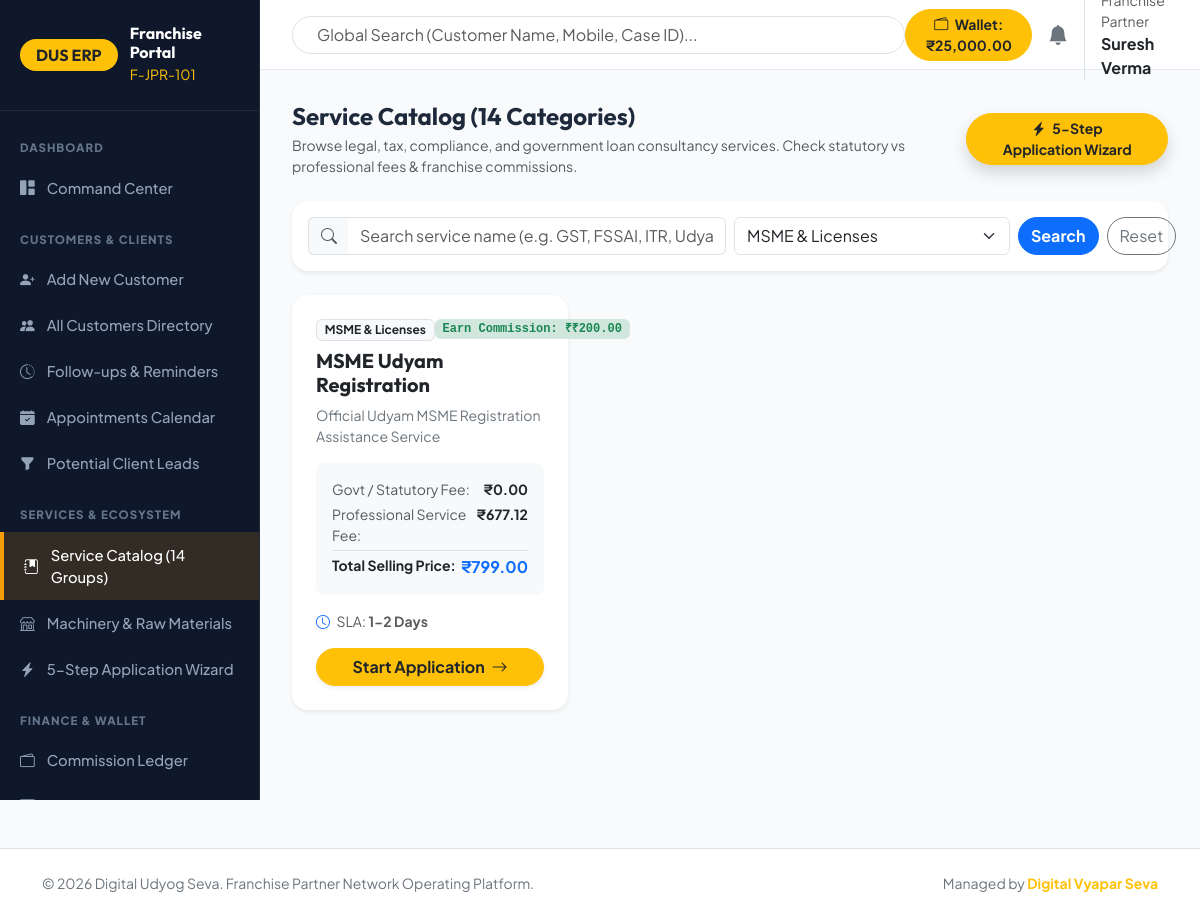
/franchise/service_catalog.php?category_id=3 (signed in), run on the app's committed database.
### tables this page shows
CREATE TABLE IF NOT EXISTS `franchises` (
  `id` INT AUTO_INCREMENT PRIMARY KEY,
  `franchise_code` VARCHAR(50) UNIQUE NOT NULL,
  `user_id` INT UNIQUE NOT NULL,
  `franchise_type_id` INT NULL,
  `owner_name` VARCHAR(150) NOT NULL,
  `business_name` VARCHAR(200) NOT NULL,
  `mobile` VARCHAR(20) NOT NULL,
  `email` VARCHAR(150) NOT NULL,
  `pan` VARCHAR(20) DEFAULT NULL,
  `aadhaar_masked` VARCHAR(20) DEFAULT NULL,
  `gstin` VARCHAR(20) DEFAULT NULL,
  `address` TEXT,
  `state` VARCHAR(100) NOT NULL,
  `district` VARCHAR(100) NOT NULL,
  `city` VARCHAR(100) NOT NULL,
  `pincode` VARCHAR(10) NOT NULL,
  `security_amount` DECIMAL(12,2) DEFAULT 0.00,
  `wallet_balance` DECIMAL(12,2) DEFAULT 25000.00,
  `status` ENUM('pending', 'approved', 'suspended', 'rejected') DEFAULT 'approved',
  `created_at` TIMESTAMP DEFAULT CURRENT_TIMESTAMP,
  FOREIGN KEY (`user_id`) REFERENCES `users`(`id`) ON DELETE CASCADE,
  FOREIGN KEY (`franchise_type_id`) REFERENCES `franchise_types`(`id`) ON DELETE SET NULL
);

CREATE TABLE IF NOT EXISTS `services` (
  `id` INT AUTO_INCREMENT PRIMARY KEY,
  `category_id` INT NOT NULL,
  `name` VARCHAR(200) NOT NULL,
  `slug` VARCHAR(200) UNIQUE NOT NULL,
  `short_description` VARCHAR(255) DEFAULT NULL,
  `description` TEXT,
  `govt_fee` DECIMAL(10,2) DEFAULT 0.00,
  `prof_fee` DECIMAL(10,2) DEFAULT 0.00,
  `gst_rate` DECIMAL(5,2) DEFAULT 18.00,
  `final_price` DECIMAL(10,2) NOT NULL,
  `franchise_price` DECIMAL(10,2) DEFAULT 0.00,
  `franchise_commission_type` ENUM('fixed', 'percent') DEFAULT 'fixed',
  `franchise_commission_value` DECIMAL(10,2) DEFAULT 0.00,
  `processing_time` VARCHAR(100) DEFAULT '3-5 Business Days',
  `required_docs` TEXT,
  `status` ENUM('active', 'inactive') DEFAULT 'active',
  `created_at` TIMESTAMP DEFAULT CURRENT_TIMESTAMP,
  FOREIGN KEY (`category_id`) REFERENCES `service_categories`(`id`) ON DELETE CASCADE
);

CREATE TABLE IF NOT EXISTS `service_categories` (
  `id` INT AUTO_INCREMENT PRIMARY KEY,
  `name` VARCHAR(150) NOT NULL,
  `slug` VARCHAR(150) UNIQUE NOT NULL,
  `icon` VARCHAR(100) DEFAULT 'bi-box',
  `description` TEXT,
  `sort_order` INT DEFAULT 0,
  `status` ENUM('active', 'inactive') DEFAULT 'active'
);

### includes/helpers.php (called while the page is built, shortened)
<?php
function format_inr($amount) {
    return '₹' . number_format((float)$amount, 2, '.', ',');
}

### franchise/service_catalog.php (the view, shortened to what this page needs)
<?php
$active_menu = "catalog";
require_once __DIR__ . '/includes/franchise_header.php';
global $pdo;
$q = trim($_GET['q'] ?? '');
$cat_id = $_GET['category_id'] ?? '';
$categories = $pdo->query("SELECT * FROM service_categories WHERE status = 'active' ORDER BY sort_order ASC")->fetchAll();
$where = ["s.status = 'active'"];
$params = [];
if (!empty($cat_id)) {
    $where[] = "s.category_id = ?";
    $params[] = (int)$cat_id;
}
$where_sql = "WHERE " . implode(" AND ", $where);
$services = $pdo->prepare("SELECT s.*, sc.name AS category_name FROM services s JOIN service_categories sc ON s.category_id = sc.id {$where_sql} ORDER BY sc.sort_order ASC, s.name ASC");
$services->execute($params);
$catalog = $services->fetchAll();
?>
<div class="d-flex justify-content-between align-items-center mb-4">
    <div>
        <h4 class="font-heading fw-bold mb-1">Service Catalog (14 Categories)</h4>
        <p class="text-muted small mb-0">Browse legal, tax, compliance, and government loan consultancy services. Check statutory vs professional fees & franchise commissions.</p>
    </div>
    <a href="new_application.php" class="btn btn-warning btn-sm rounded-pill fw-bold text-dark px-4 shadow">
        <i class="bi bi-lightning-charge-fill me-1"></i> 5-Step Application Wizard
    </a>
</div>
<div class="card border-0 shadow-sm rounded-4 p-3 bg-white mb-4">
    <form action="" method="GET" class="row g-2 align-items-center">
        <div class="col-md-6">
            <div class="input-group">
                <span class="input-group-text bg-light border-end-0"><i class="bi bi-search text-muted"></i></span>
                <input type="text" name="q" class="form-control border-start-0" placeholder="Search service name (e.g. GST, FSSAI, ITR, Udyam)..." value="<?php echo htmlspecialchars($q); ?>">
            </div>
        </div>
        <div class="col-md-4">
            <select name="category_id" class="form-select">
                <?php foreach ($categories as $cat): ?>
                    <option value="<?php echo $cat['id']; ?>" <?php echo $cat_id == $cat['id'] ? 'selected' : ''; ?>>
                        <?php echo htmlspecialchars($cat['name']); ?>
                    </option>
                <?php endforeach; ?>
            </select>
        </div>
        <div class="col-md-2 d-flex gap-2">
            <button type="submit" class="btn btn-primary rounded-pill w-100 fw-bold">Search</button>
            <a href="service_catalog.php" class="btn btn-outline-secondary rounded-pill w-100">Reset</a>
        </div>
    </form>
</div>
<div class="row g-4 mb-4">
    <?php if (empty($catalog)): ?>
        <div class="col-12"><div class="alert alert-info fw-bold text-center">No services found matching current search.</div></div>
    <?php else: ?>
        <?php foreach ($catalog as $srv): ?>
            <div class="col-xl-4 col-md-6">
                <div class="card border-0 shadow-sm rounded-4 p-4 bg-white h-100 d-flex flex-column justify-content-between">
                    <div>
                        <div class="d-flex justify-content-between align-items-start mb-2">
                            <span class="badge bg-light text-dark border fs-7"><?php echo htmlspecialchars($srv['category_name']); ?></span>
                            <span class="badge bg-success-subtle text-success font-monospace fw-bold fs-7">
                                Earn Commission: ₹<?php echo format_inr($srv['franchise_commission_value']); ?>
                            </span>
                        </div>
                        <h5 class="font-heading fw-bold text-dark mb-2"><?php echo htmlspecialchars($srv['name']); ?></h5>
                        <p class="text-secondary small mb-3"><?php echo htmlspecialchars($srv['short_description']); ?></p>
                        <div class="bg-light p-3 rounded-3 mb-3 small">
                            <div class="d-flex justify-content-between mb-1">
                                <span class="text-muted">Govt / Statutory Fee:</span>
                                <span class="fw-bold text-dark"><?php echo format_inr($srv['govt_fee']); ?></span>
                            </div>
                            <div class="d-flex justify-content-between mb-1">
                                <span class="text-muted">Professional Service Fee:</span>
                                <span class="fw-bold text-dark"><?php echo format_inr($srv['prof_fee']); ?></span>
                            </div>
                            <div class="d-flex justify-content-between border-top pt-1 mt-1">
                                <span class="fw-bold text-dark">Total Selling Price:</span>
                                <strong class="text-primary fs-6"><?php echo format_inr($srv['final_price']); ?></strong>
                            </div>
                        </div>
                        <div class="small text-muted mb-3">
                            <i class="bi bi-clock me-1 text-primary"></i> SLA: <strong><?php echo htmlspecialchars($srv['processing_time']); ?></strong>
                        </div>
                    </div>
                    <a href="new_application.php?service_id=<?php echo $srv['id']; ?>" class="btn btn-warning w-100 fw-bold rounded-pill text-dark shadow-sm">
                        Start Application <i class="bi bi-arrow-right ms-1"></i>
                    </a>
                </div>
            </div>
        <?php endforeach; ?>
    <?php endif; ?>
</div>
<?php require_once __DIR__ . '/includes/franchise_footer.php'; ?>

### franchise/includes/franchise_header.php (shortened to what this page needs)
<?php
$current_user = get_current_user_data();
global $pdo;
$stmt = $pdo->prepare("SELECT * FROM franchises WHERE user_id = ?");
$stmt->execute([$current_user['id']]);
$franchise_profile = $stmt->fetch();
$wallet_balance = (float)($franchise_profile['wallet_balance'] ?? 0);
?>
<!DOCTYPE html>
<html lang="en">
<head>
    <link href="https://cdn.jsdelivr.net/npm/bootstrap@5.3.2/dist/css/bootstrap.min.css" rel="stylesheet">
    <link rel="stylesheet" href="https://cdn.jsdelivr.net/npm/bootstrap-icons@1.11.1/font/bootstrap-icons.css">
</head>
<body>
<aside class="franchise-sidebar">
    <div class="sidebar-brand">
        <span class="badge bg-warning text-dark font-heading fw-bold fs-6 px-3 py-2 rounded-pill">DUS ERP</span>
        <div>
            <h6 class="fw-bold text-white mb-0 font-heading">Franchise Portal</h6>
            <small class="text-warning fs-7"><?php echo htmlspecialchars($franchise_profile['franchise_code'] ?? 'FR-2026'); ?></small>
        </div>
    </div>
    <div class="py-2">
        <div class="sidebar-menu-group">Dashboard</div>
        <a href="<?php echo BASE_URL; ?>franchise/index.php" class="sidebar-nav-link <?php echo ($active_menu ?? '') === 'dashboard' ? 'active' : ''; ?>">
            <i class="bi bi-grid-1x2-fill"></i> Command Center
        </a>
        <div class="sidebar-menu-group">Customers & Clients</div>
        <a href="<?php echo BASE_URL; ?>franchise/customer_add.php" class="sidebar-nav-link <?php echo ($active_menu ?? '') === 'add_customer' ? 'active' : ''; ?>">
            <i class="bi bi-person-plus-fill"></i> Add New Customer
        </a>
        <a href="<?php echo BASE_URL; ?>franchise/customers.php" class="sidebar-nav-link <?php echo ($active_menu ?? '') === 'customers' ? 'active' : ''; ?>">
            <i class="bi bi-people-fill"></i> All Customers Directory
        </a>
        <a href="<?php echo BASE_URL; ?>franchise/followups.php" class="sidebar-nav-link <?php echo ($active_menu ?? '') === 'followups' ? 'active' : ''; ?>">
            <i class="bi bi-clock-history"></i> Follow-ups & Reminders
        </a>
        <a href="<?php echo BASE_URL; ?>franchise/appointments.php" class="sidebar-nav-link <?php echo ($active_menu ?? '') === 'appointments' ? 'active' : ''; ?>">
            <i class="bi bi-calendar-check-fill"></i> Appointments Calendar
        </a>
        <a href="<?php echo BASE_URL; ?>franchise/leads.php" class="sidebar-nav-link <?php echo ($active_menu ?? '') === 'leads' ? 'active' : ''; ?>">
            <i class="bi bi-funnel-fill"></i> Potential Client Leads
        </a>
        <div class="sidebar-menu-group">Services & Ecosystem</div>
        <a href="<?php echo BASE_URL; ?>franchise/service_catalog.php" class="sidebar-nav-link <?php echo ($active_menu ?? '') === 'catalog' ? 'active' : ''; ?>">
            <i class="bi bi-journal-bookmark-fill"></i> Service Catalog (14 Groups)
        </a>
        <a href="<?php echo BASE_URL; ?>franchise/ecosystem_catalog.php" class="sidebar-nav-link <?php echo ($active_menu ?? '') === 'ecosystem' ? 'active' : ''; ?>">
            <i class="bi bi-shop"></i> Machinery & Raw Materials
        </a>
        <a href="<?php echo BASE_URL; ?>franchise/new_application.php" class="sidebar-nav-link <?php echo ($active_menu ?? '') === 'new_app' ? 'active' : ''; ?>">
            <i class="bi bi-lightning-charge-fill"></i> 5-Step Application Wizard
        </a>
        <div class="sidebar-menu-group">Finance & Wallet</div>
        <a href="<?php echo BASE_URL; ?>franchise/commission_ledger.php" class="sidebar-nav-link <?php echo ($active_menu ?? '') === 'ledger' ? 'active' : ''; ?>">
            <i class="bi bi-wallet2"></i> Commission Ledger
        </a>
        <a href="<?php echo BASE_URL; ?>franchise/wallet.php" class="sidebar-nav-link <?php echo ($active_menu ?? '') === 'wallet' ? 'active' : ''; ?>">
            <i class="bi bi-cash-coin"></i> Wallet & Payout Requests
        </a>
    </div>
</aside>
<header class="franchise-header">
    <div class="d-flex align-items-center gap-2 max-w-500 w-100">
        <form action="<?php echo BASE_URL; ?>franchise/customers.php" method="GET" class="w-100 position-relative">
            <input type="text" name="q" class="form-control rounded-pill px-4" placeholder="Global Search (Customer Name, Mobile, Case ID)...">
        </form>
    </div>
    <div class="d-flex align-items-center gap-3">
        <a href="<?php echo BASE_URL; ?>franchise/wallet.php" class="btn btn-warning btn-sm rounded-pill fw-bold text-dark px-3 text-decoration-none">
            <i class="bi bi-wallet2 me-1"></i> Wallet: <?php echo format_inr($wallet_balance); ?>
        </a>
        <a href="<?php echo BASE_URL; ?>franchise/followups.php" class="position-relative text-dark fs-5 text-decoration-none" title="Follow-up Reminders">
            <i class="bi bi-bell-fill text-secondary"></i>
        </a>
        <div class="border-start ps-3 d-none d-md-block">
            <small class="d-block text-muted fs-7">Franchise Partner</small>
            <span class="fw-bold text-dark fs-7"><?php echo htmlspecialchars($franchise_profile['owner_name'] ?? $current_user['name']); ?></span>
        </div>
    </div>
</header>
<main class="franchise-main">

### franchise/includes/franchise_header.php (style rules this page uses)
:root { --sidebar-width: 260px; --top-header-height: 70px; --brand-gold: #f59e0b; --brand-dark: #0f172a; }
body { font-family: 'Plus Jakarta Sans', sans-serif; background-color: #f8fafc; color: #1e293b; }
.font-heading { font-family: 'Outfit', sans-serif; }
.franchise-sidebar { width: var(--sidebar-width); height: 100vh; position: fixed; top: 0; left: 0; background: #0f172a; color: #f8fafc; z-index: 1000; overflow-y: auto; border-right: 1px solid rgba(255,255,255,0.08); transition: all 0.3s ease; }
.sidebar-brand { padding: 1.5rem 1.25rem; border-bottom: 1px solid rgba(255,255,255,0.08); display: flex; align-items: center; gap: 12px; }
.sidebar-menu-group { padding: 1.25rem 1.25rem 0.5rem; font-size: 0.72rem; font-weight: 800; letter-spacing: 1px; color: #64748b; text-transform: uppercase; }
.sidebar-nav-link { display: flex; align-items: center; gap: 12px; padding: 0.75rem 1.25rem; color: #94a3b8; text-decoration: none; font-size: 0.92rem; font-weight: 500; transition: all 0.2s ease; }
.sidebar-nav-link:hover, .sidebar-nav-link.active { color: #ffffff; background: rgba(245, 158, 11, 0.15); border-left: 4px solid var(--brand-gold); }
.franchise-header { margin-left: var(--sidebar-width); height: var(--top-header-height); background: #ffffff; border-bottom: 1px solid #e2e8f0; display: flex; align-items: center; justify-content: space-between; padding: 0 2rem; position: sticky; top: 0; z-index: 999; }
.franchise-main { margin-left: var(--sidebar-width); padding: 2rem; min-height: calc(100vh - var(--top-header-height)); }

### data on the page
franchises: franchise_code "F-JPR-101", wallet_balance "₹25,000.00", owner_name "Suresh Verma"
services: category.name "MSME & Licenses", franchise_commission_value "₹200.00", name "MSME Udyam Registration", short_description "Official Udyam MSME Registration Assistance Service", govt_fee "₹0.00", prof_fee "₹677.12", final_price "₹799.00", processing_time "1-2 Days"

### other printed values
form field category_id "MSME & Licenses"
